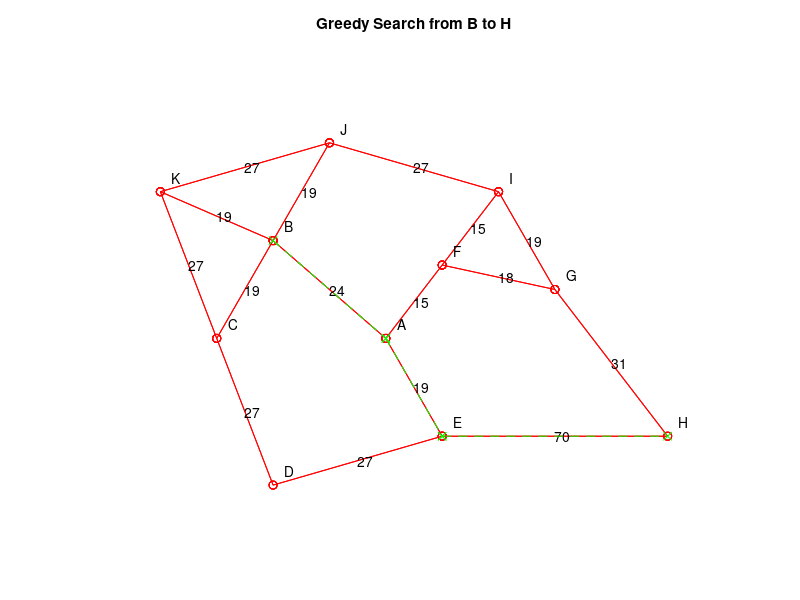

MATLAB code to generate this figure:
% Code for Greedy algorithm
function D = Greedy
    [A coord] = makeGraph; % call script to make the graph:
    gplot(A, coord, 'ro-')
    hold on
    for index = 1:length(coord)
        str = char('A' + index - 1);
        text(coord(index,1) + 0.2, ...
            coord(index,2) + 0.3, str);
    end
	showCosts(coord, A);
    axis([0 11 0 10]); axis off; hold on
    start = 2
    target = 8
    % initial path
    current = start;
    visited = start;
    while current(end) ~= target
        thisNode = current(end);
        % get possible paths from here
        children = find(A(thisNode,:) ~= 0);
        best = inf;
        node = -1; % no node seleected yet
        for thisChild = children
            if ~any(thisChild == visited)
                edgeCost = A(thisNode, thisChild);
                estimate = dist(thisChild, target, coord);
                cost = edgeCost + estimate;
                if cost < best
                    best = cost;
                    node = thisChild;
                end
            end % if ~any(thisChild == current)
        end % for thisChild = children
        if node == -1
            % dead end -> back up one
            current = current(1:end-1);
            if length(current == 0)
                error('path failed')
            end
        else
            current = [current node];
            visited = [visited node]; %
        end
    end
    D = sparse([0]);
    for it = 1:length(current)-1
        D(current(it), current(it+1)) = 1;
    end
    gplot(D, coord, 'gx--')
    title('Greedy Search from B to H')
end

function showCosts(co, A)
	n = length(A);
	for r = 1:n
        for c = r+1:n
            if A(r,c) > 0
                str = num2str(A(r,c));
                c1 = co(r,:);
                c2 = co(c,:);
                at = (c1 + c2) ./ 2;
                text(at(1),at(2), str);
            end
        end
    end
end

function [A coord] = makeGraph
    % edge weights
    cost = [24 19 15 19 19 19 27 27 27 70 18 15 31 19 27 27];
    % edge directions
    dir = [2 2 2 2 2 2 2 2 2 2 2 2 2 2 2 2];
    % connectivity
    node = [ 1 2 3 0	% edges from A
        1 4 5 6			% edges from B
        4 7 8 0			% edges from C
        7 9 0 0			% edges from D
        2 9 10 0		% edges from E
        3 11 12 0		% edges from F
        11 13 14 0		% edges from G
        10 13 0 0		% edges from H
        12 14 15 0		% edges from I
        5 15 16 0		% edges from J
        6 8 16 0]		% edges from K
    % coordinates
    coord = [   5 4 	% A
                3 6 	% B
                2 4 	% C
                3 1 	% D
                6 2 	% E
                6 5.5 	% F 
                8 5 	% G
                10 2 	% H
                7 7 	% I
                4 8 	% J
                1 7];	% K
    A = grAdjacency( node, cost, dir );
end

function A = grAdjacency( node, cost, dir )
    % compute an adjacency matrix.
    % it should contain the weight from one
    % node to another (0 if the nodes
    %	are not connected)
    [m cols] = size(node);
    n = length(cost);
    k = 0;
    % iterate across the edges
    %	finding the nodes at each end of the edge
    for is = 1:n
        iv = 0;
        for ir = 1:m
            for ic = 1:cols
                if node(ir, ic) == is
                    iv = iv + 1;
                    if iv > 2
                        error('bad intersection matrix');
                    end
                    ij(iv) = ir;
                end
            end
        end
        if iv ~= 2
            error(sprintf('didn''t find both ends of edge %d', is));
        end
        t = cost(is);
        if dir(is) ~= -1
            k = k + 1;
            ip(k) = ij(1); jp(k) = ij(2); tp(k) = t;
        end
        if dir(is) ~= 1
            k = k + 1;
            ip(k) = ij(2); jp(k) = ij(1); tp(k) = t;
        end
    end
    A = sparse( ip, jp, tp );
end

function res = dist(a, b, coord)
    from = coord(a,:);
    to = coord(b,:);
    res = sqrt((from(1)-to(1)).^2 + (from(2)-to(2)).^2);
	res = res .* 10;  % costs are 10 * separation
end
